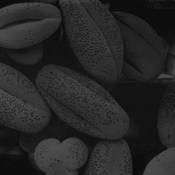
%> input picture Laboratorio 5/Quest2/fig_lista3_1.png, 175 x 175 px, shrunk from 500 x 500 before the run
$ octave Quest2.m   (GNU Octave 9; MATLAB toolbox functions it lacks are replaced by stand-ins)
%> lines starting %> are read from the running program, lines starting %| are printed output that depends on the picture
clc;clear;
%%histograma original fig_lista3_1
img = imread('fig_lista3_1.png');
%> img is the input picture: size 175x175 uint8; min 9, max 79, mean 38.7
histograma = zeros(1,256);
oi = 0;
tamimg = size(img);
%> tamimg = [175 175]

for linha = 1:1:tamimg(1)
  for coluna = 1:1:tamimg(2)
   oi =  img(linha,coluna);
   histograma(oi+1) = histograma (oi+1) + 1;
 end
end
%> after the loop, histograma = 256 values, max 1839 at index 20, min 0 at index 1, mean 119.6
bar(0:255,histograma);
xlim([0 255]);
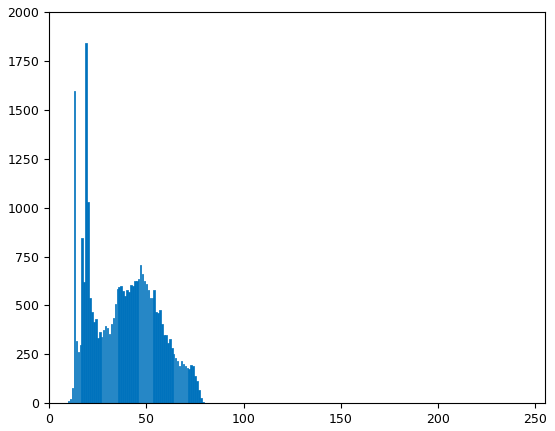
%> figure redrawn from the program's plot data; tallest bar 1839 high, from x = 18.6 to 19.4
saveas(gcf,'Q2_hist_fig.png');
%%fim histograma original
%%-------------------------------------------------------------------------------------------
%%histograma original einstein
einst = imread('einsteinLowContrast.png');
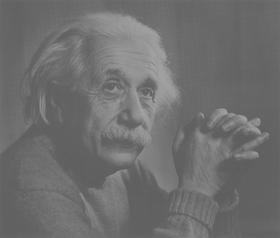
%> input picture Laboratorio 5/Quest2/einsteinLowContrast.png, 280 x 238 px, shrunk from 800 x 679 before the run
%> einst is the input picture: size 238x280 uint8; min 93, max 163, mean 110.5
histeinst = zeros(1,256);
temp = 0;
tameinst = size(einst);
%> tameinst = [238 280]


for linha = 1:1:tameinst(1)
  for coluna = 1:1:tameinst(2)
   temp =  einst(linha,coluna);
   histeinst(temp+1) = histeinst (temp+1) + 1;
 end
end
%> after the loop, histeinst = 256 values, max 4398 at index 98, min 0 at index 1, mean 260.3
bar(0:255,histeinst);
xlim([0 255]);
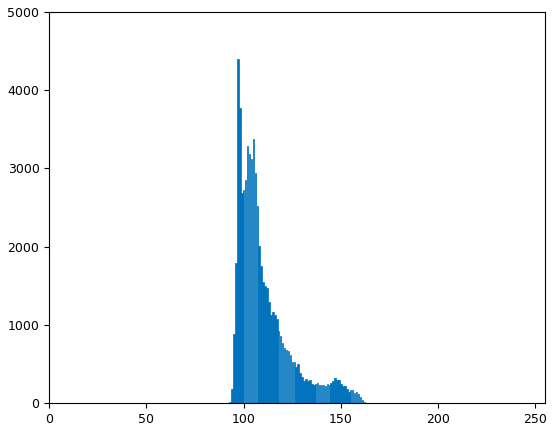
%> figure redrawn from the program's plot data; tallest bar 4398 high, from x = 96.6 to 97.4
saveas(gcf,'hist_eintein.png');
%%fim histograma einstein
%%-------------------------------------------------------------------------------------------
%%equalizar os histogramas
img_eq = zeros(tamimg(1),tamimg(2));
einst_eq = zeros(tameinst(1),tameinst(2));
for linha=1:1:tamimg(1)
    for coluna=1:1:tamimg(2)
        img_eq(linha,coluna) = (255*sum(histograma(1:img(linha,coluna)+1)))/(tamimg(1)*tamimg(2));
    end
end
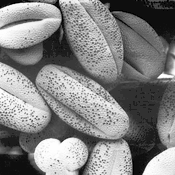
%> img_eq: size 175x175 double; min 0.00833, max 255, mean 130.2
for linha=1:1:tameinst(1)
    for coluna=1:1:tameinst(2)
       einst_eq(linha,coluna) = (255*sum(histeinst(1:einst(linha,coluna)+1)))/(tameinst(1)*tameinst(2));
    end
end
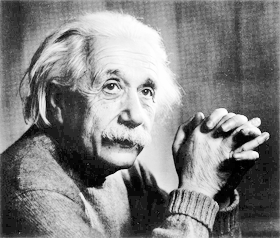
%> einst_eq: size 238x280 double; min 0.0765, max 255, mean 131.7
img_eq = uint8(img_eq);
%> img_eq: size 175x175 uint8
einst_eq = uint8(einst_eq);
%> einst_eq: size 238x280 uint8
imwrite(img_eq,'fig_equalizada.png');
imwrite(einst_eq,'einstein_equalizado.png');
%%termindo da equalização das imagens
%%-------------------------------------------------------------------------------------------
%%histograma das imagens equalizadas
%%histograma da fig equalizada
histograma = zeros(1,256);
oi_eq = 0;
tamimg_eq = size(img_eq);
%> tamimg_eq = [175 175]

for linha = 1:1:tamimg_eq(1)
  for coluna = 1:1:tamimg_eq(2)
   oi_eq =  img_eq(linha,coluna);
   histograma(oi_eq+1) = histograma (oi_eq+1) + 1;
 end
end
%> after the loop, histograma = 256 values, max 1839 at index 50, min 0 at index 3, mean 119.6
bar(0:255,histograma);
xlim([0 255]);
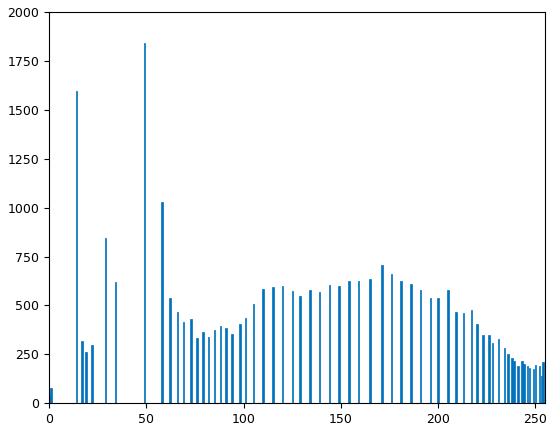
%> figure redrawn from the program's plot data; tallest bar 1839 high, from x = 48.6 to 49.4
saveas(gcf,'Q2_hist_fig_eq.png');
%%fim histograma fig equalizada
%%histograma einstein equalizado
histeinst = zeros(1,256);
temp_eq = 0;
tameinst_eq = size(einst_eq);
%> tameinst_eq = [238 280]


for linha = 1:1:tameinst_eq(1)
  for coluna = 1:1:tameinst_eq(2)
   temp_eq =  einst_eq(linha,coluna);
   histeinst(temp_eq+1) = histeinst (temp_eq+1) + 1;
 end
end
%> after the loop, histeinst = 256 values, max 4398 at index 29, min 0 at index 3, mean 260.3
bar(0:255,histeinst);
xlim([0 255]);
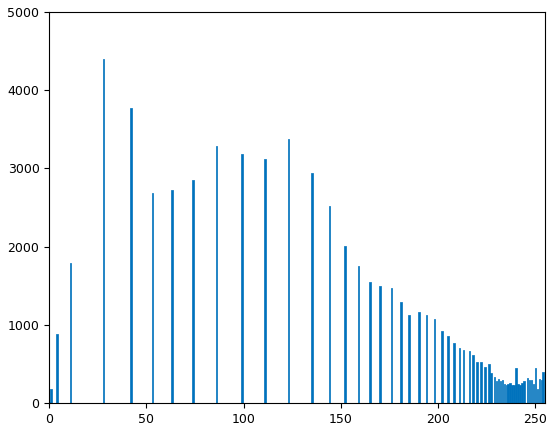
%> figure redrawn from the program's plot data; tallest bar 4398 high, from x = 27.6 to 28.4
saveas(gcf,'hist_eintein_eq.png');
%%fim histograma einstein equalizado

%%termino do histograma das imagens equalizadas
